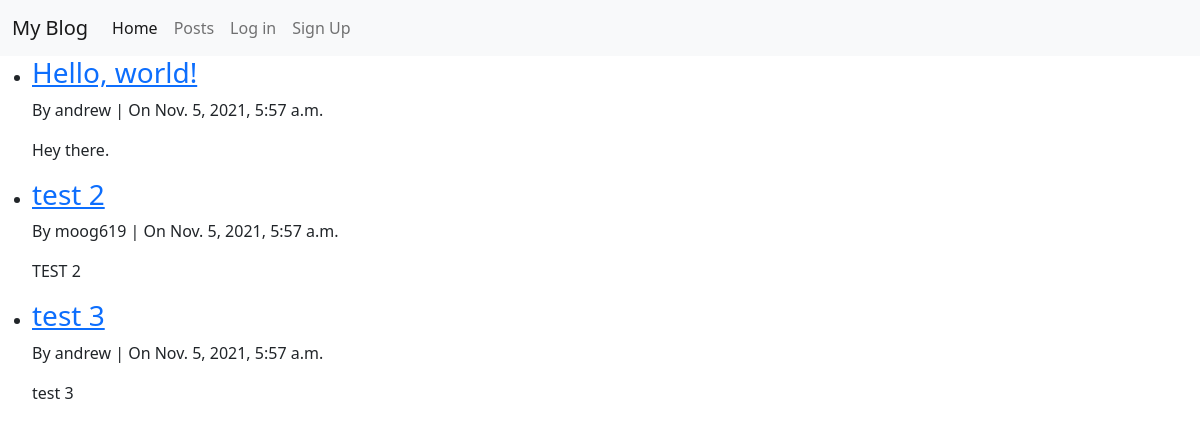
The page / on the database its author committed.
### blog/models.py (models this page shows, shortened)
class Post(models.Model):
    title = models.CharField(max_length=200)
    author = models.ForeignKey(
        'auth.User',
        on_delete = models.CASCADE
    )
    body = models.TextField()
    created_at = models.DateTimeField(auto_now_add = True)

### blog/views.py (the view)
# urls.py: path('', BlogListView.as_view(), name='home'),
class BlogListView(ListView):
    model = Post
    template_name = "home.html"

### templates/home.html (shortened to what this page needs)
{% extends 'base.html' %}
{% block content %}
    <ul>
    {% for post in post_list %}
        <li>
            <h3><a href="{% url 'post_detail' post.id %}">{{ post.title }}</a></h3>
            <p>By {{ post.author }} | On {{ post.created_at }}</p>
            <p>{{ post.body }}</p>
        </li>
    {% endfor %}
    </ul>
{% endblock content %}

### rows shown on the page
Post: title "Hello, world!", author "andrew", created_at "Nov. 5, 2021, 5:57 a.m.", body "Hey there."
Post: title "test 2", author "moog619", created_at "Nov. 5, 2021, 5:57 a.m.", body "TEST 2"
Post: title "test 3", author "andrew", created_at "Nov. 5, 2021, 5:57 a.m.", body "test 3"
